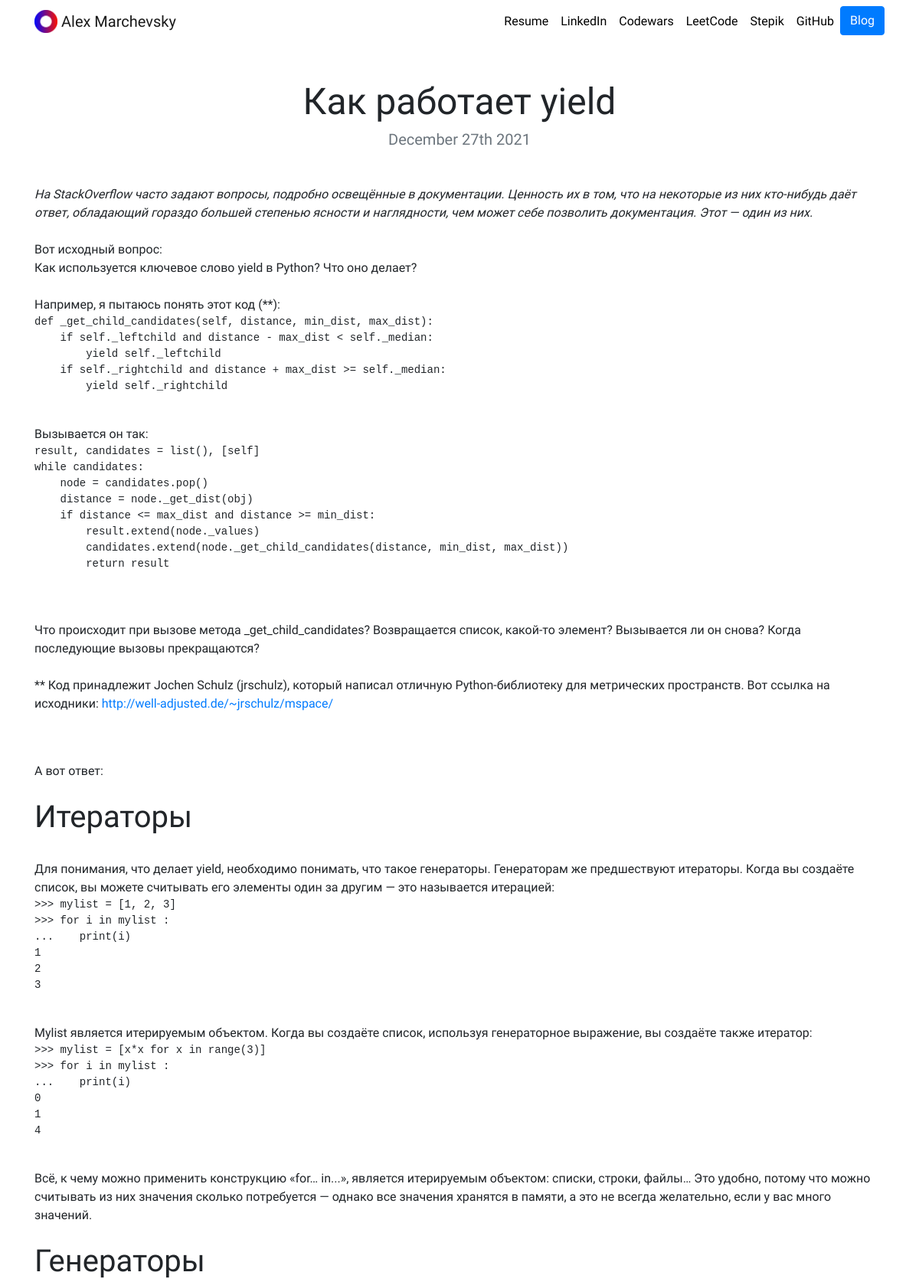
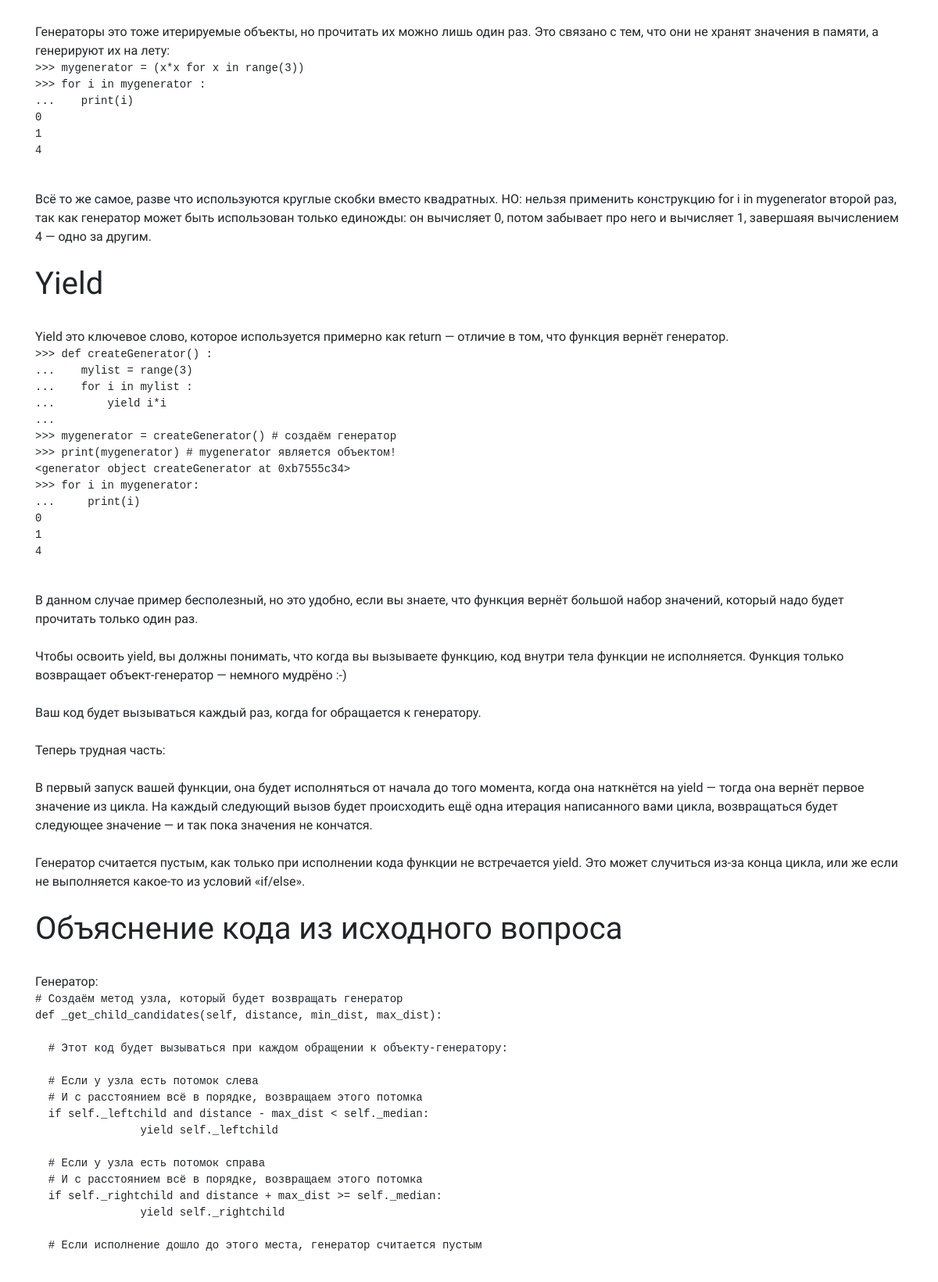
Screenshot of /blog/15/ (upper part) with the database file from the repository (2 pictures, top to bottom).
### blog/models.py (models this page shows, shortened)
class Blog(models.Model):
    title = models.CharField(max_length=200)
    description = models.TextField(max_length=10250)
    date = models.DateField()

### blog/views.py (the view)
# urls.py: path('<int:blog_id>/',views.detail, name='detail'),
def detail(request, blog_id):
    blog = get_object_or_404(Blog, pk=blog_id)
    return render(request, 'blog/detail.html', {'blog' : blog})

### blog/templates/blog/detail.html
{% extends "portfolio/base.html" %}
{% load static %}
{% block content %}
<h1 class="text-center mt-5" id="blogdetailtitle">{{ blog.title }}</h1>
<h5 class="text-center text-muted mb-5">{{ blog.date|date:'F jS Y' }}</h5>
{{ blog.description|safe }}
{% endblock %}

### portfolio/static/portfolio/custom.css (style rules this page uses)
body { font-family: 'Mukta', sans-serif; }
@media (min-width: 200px) { #blogdetailtitle { font-size: 3rem; } }

### rows the page displays
Blog: title "Как работает yield", date "December 27th 2021", description "На StackOverflow часто задают вопросы, подробно освещённые в документации. Ценность их в том, что на некоторые из них кто-нибудь даёт ответ, обладающий гораздо большей степенью ясности и наглядности, чем может себе позволить документация. Этот — один из них. Вот исходный вопрос: Как используется ключевое слово yield в Python? Что оно делает? Например, я пытаюсь понять этот код (**): def _get_child_candidates(self, distance, min_dist, max_dist): if self._leftchild and distance - max_dist < self._median: yield self._leftchild if self._rightchild and distance + max_dist >= self._median: yield self._rightchild Вызывается он так: result, candidates = list(), [self] while candidates: node =…"
